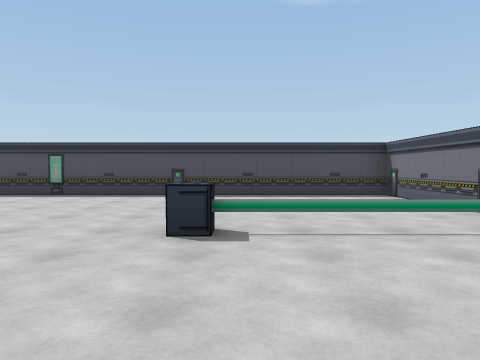
view 1 (above)

14 first-person views from a walk through a 3-D level made in the Unity game engine. The camera is 1.3 m above the floor, tilts 2° down and sees 70° across. The floor is counted in squares, 2 m on a side. Each view is taken from the middle of a square. On the plan, view 1 faces up. The plan holds only what a view shows up to about 10 squares ahead; the rest is blank. The place goes on beyond the plan. The player character is not drawn.

view 2
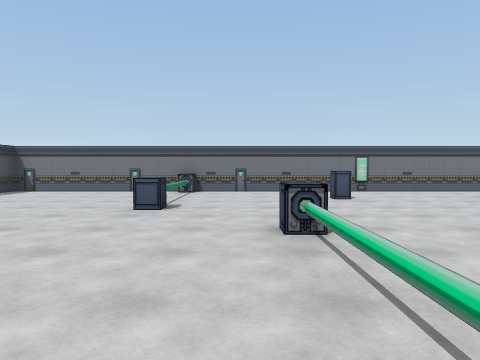

view 3
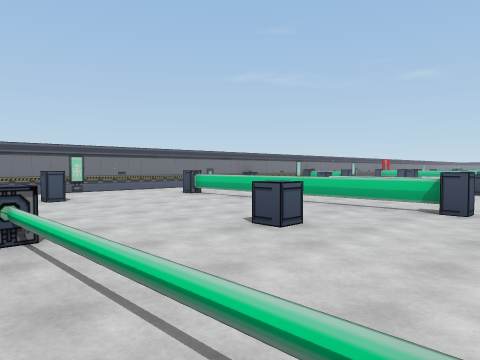

view 4
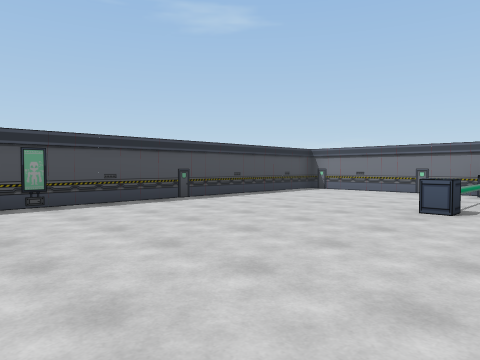

view 5
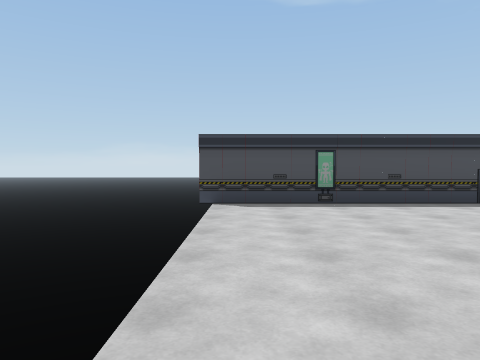

view 6
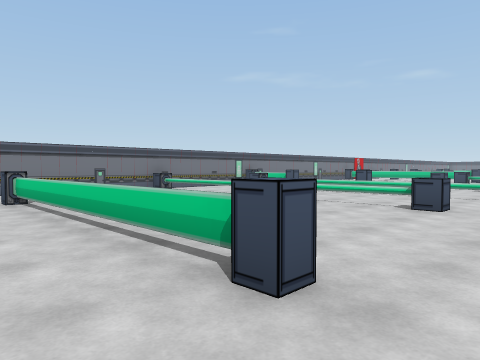

view 7
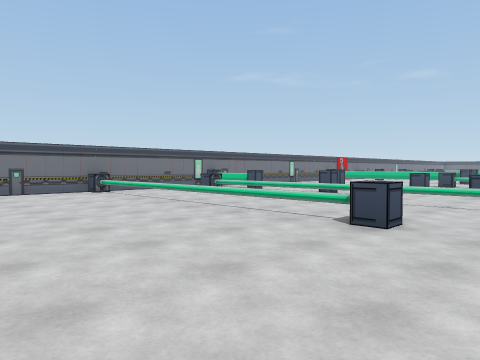

view 8
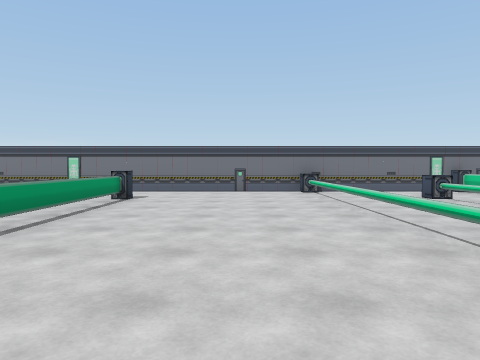

view 9
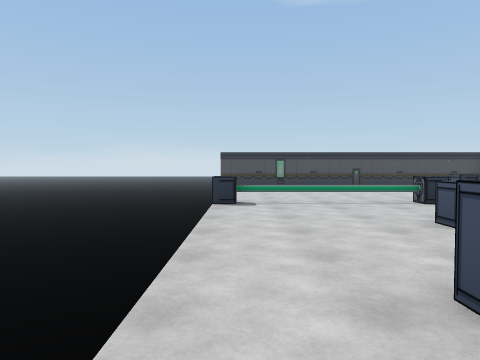

view 10
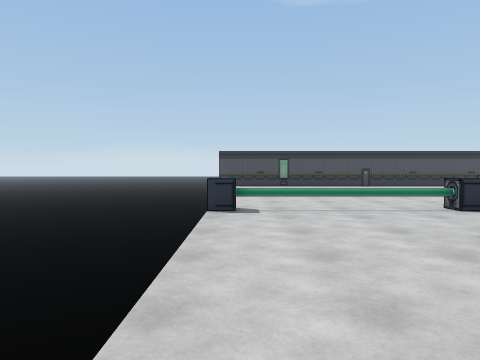

view 11
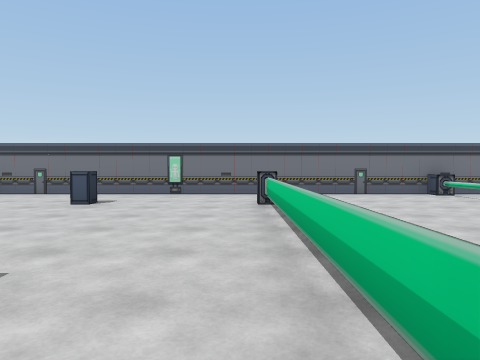

view 12
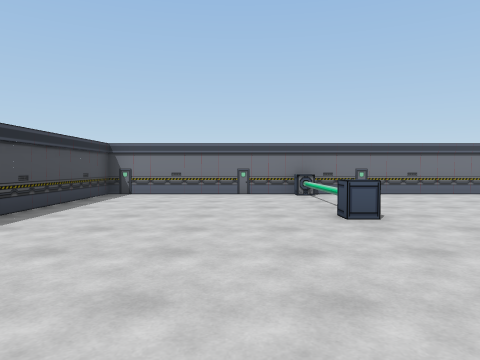

view 13
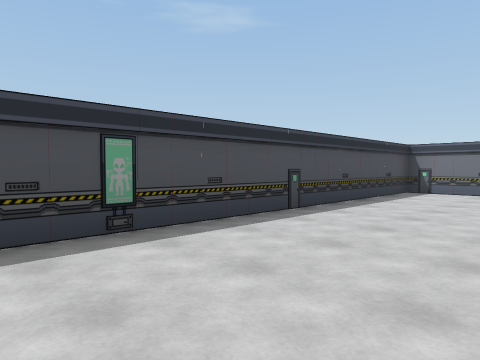

view 14
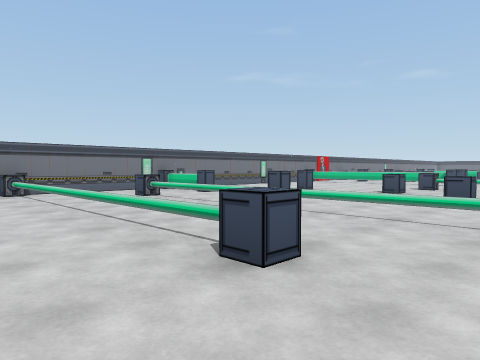

### Floor plan
Key: @ floor where view 1 was taken; # wall or solid block; . floor; = window, fence, low wall or low ledge; v drop or lower ground; S sign; O other object.
Columns run from 7 left of view 1 to 4 right of it. Each row starts with its distance up from view 1.
  9 v##########
  8 v..S.......#
  7 v..........#
  6 v..........#
  5 v..........#
  4 v..........#
  3 v......OOOOv
  2 v..........#
  1 vOOOOO.....#
  0 v......@O..#
 -1 v...O......S
 -2 v..........#
 -3  ..........#
 -4  .O=====O..#
 -5  ..........#
 -6  ..........#
 -7  ..........#
 -8  ..O======Ov
 -9  ..........#
-10   ======O..#
-11   .........S
-12   ....O.OOOv
-13    O.      #
-14    .
-15    ..O
-16     ..
-17   OOO

Where each view was taken, in squares from view 1:
view 1: 0 up, 0 right, facing up
view 2: 2 up, 6 left, facing right
view 3: 2 up, 6 left, facing down-right
view 4: 2 up, 6 left, facing up-right
view 5: 2 up, 6 left, facing up
view 6: 2 down, 6 left, facing down-right
view 7: 4 down, 6 left, facing down-right
view 8: 6 down, 6 left, facing right
view 9: 5 down, 6 left, facing up
view 10: 4 down, 6 left, facing up
view 11: 3 down, 5 left, facing right
view 12: 5 up, 5 left, facing right
view 13: 5 up, 6 left, facing up-right
view 14: 6 down, 6 left, facing down-right
